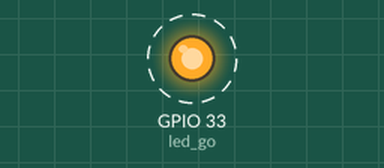
Bench run of a sketch on a simulated ESP32. Parts: output pins drawn as LEDs (lit = HIGH). Dashed ring = blinking.

Above: at 0.5 s.
Timing chart, 0 to 4.6 s (numbered marks = the images above):
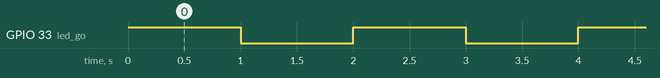

Measured:
- by itself, GPIO 33 (led_go): alternates HIGH for 1.0 s and LOW for 1.0 s

The sketch:

blink.ino
```cpp
int led_go = 33;


void setup() {
  // put your setup code here, to run once:
  pinMode(led_go, OUTPUT);
}

void loop() {
  // put your main code here, to run repeatedly:
 digitalWrite(led_go, HIGH);   // turn the LED on (HIGH is the voltage level)
  delay(1000);                       // wait for a second
  digitalWrite(led_go, LOW);    // turn the LED off by making the voltage LOW
  delay(1000);                       // wait for a second
}
```
